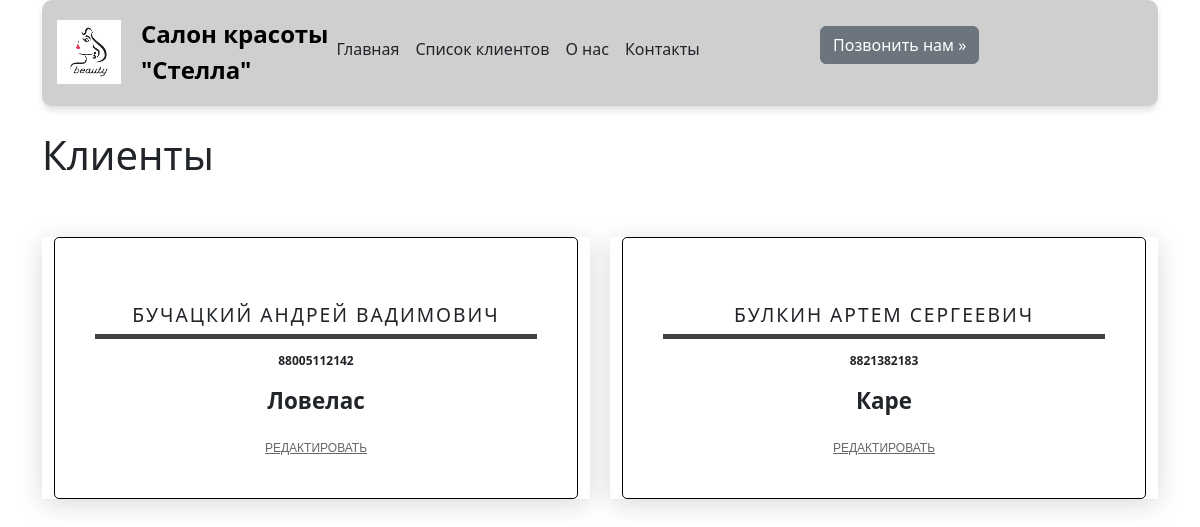
/kbase, run on an earlier commit of the app's database.
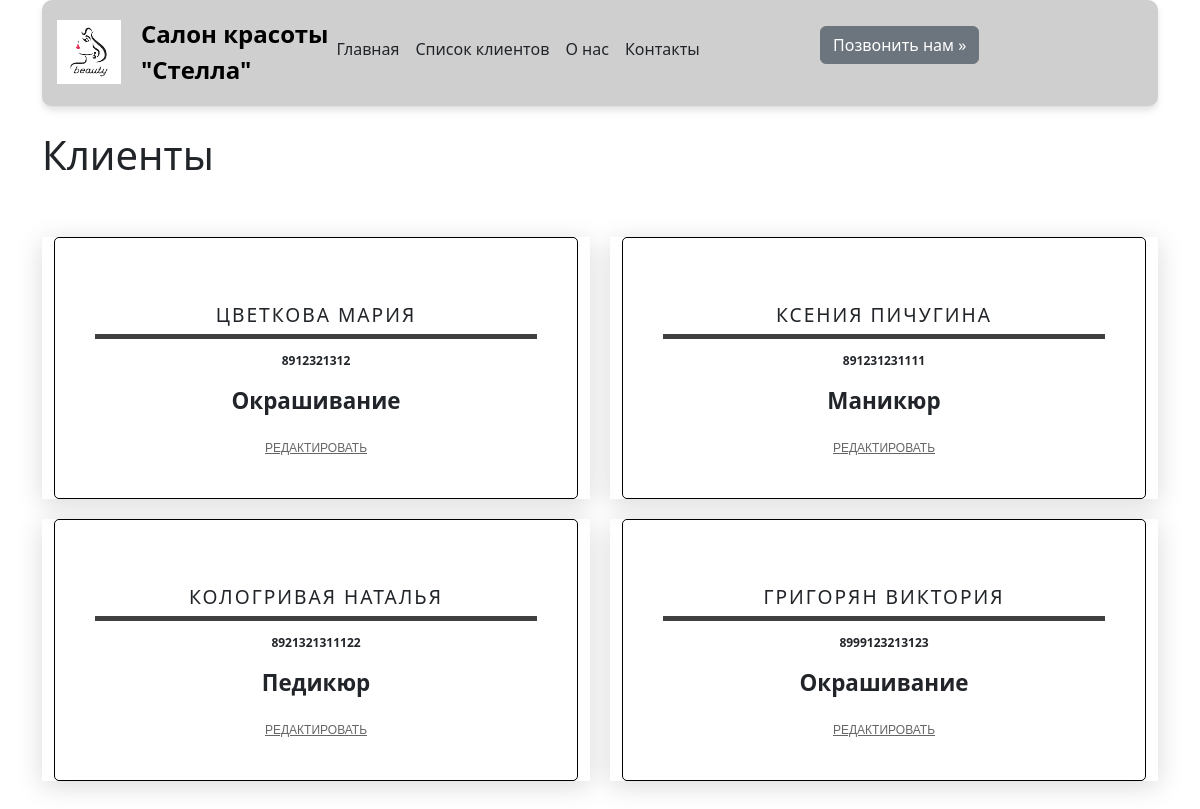
And on a later commit of the database.
### app.py (models this page shows)
class Client(db.Model):
    id = db.Column(db.Integer, primary_key=True)
    title = db.Column(db.String(300), nullable=False)
    text = db.Column(db.Text, nullable=False)
    auto = db.Column(db.Text, nullable=False)
    date_created = db.Column(db.DateTime, server_default=db.func.now())

### app.py (the view)
@app.route('/kbase')
def kbase():
    posts = Client.query.all()
    return render_template('kbase.html', posts=posts)

### templates/kbase.html (shortened to what this page needs)
{% extends 'base.html' %}
{% block body %}
<h1>Клиенты</h1>
<div class="cli">
  <div class="container">
    <div class="row">
      {% for post in posts %}
        <div class="col-md-6 item">
          <div class="item-in text-center">
            <h4>{{ post.title }}</h4>
            <div class="nomer"></div>
            <h3><p class="font-bold">{{ post.text }}</p></h3>
            <div class="sig-name">
              <p class="font-bold">{{ post.auto }}</p>
            </div>
            <a href="{{ url_for('edit', client_id=post.id) }}">Редактировать</a>
          </div>
        </div>
      {% endfor %}
    </div>
  </div>
</div>
{% endblock %}

### templates/base.html (shortened to what this page needs)
<!DOCTYPE html>
<html lang="ru">
<head>
    <link href="https://cdn.jsdelivr.net/npm/bootstrap@5.3.3/dist/css/bootstrap.min.css" rel="stylesheet">
    <link href="https://maxcdn.bootstrapcdn.com/bootstrap/5.3.0/css/bootstrap.min.css" rel="stylesheet">
    <link rel="stylesheet" href="{{ url_for('static', filename='css/main.css') }}">
</head>
<body>
<div class="wrapper"> <div class="content">
    <div class="container">
        <header class="d-flex flex-wrap align-items-center justify-content-start py-3 mb-4 border-bottom">
            <div class="col-md-3 mb-2 mb-md-0">
                <a href="/" class="d-inline-flex link-body-emphasis text-decoration-none">
                    <div style="display: flex; align-items: center;">
                        <img class="header__img" src="{{ url_for('static', filename='img/images.png') }}" alt="images" style="margin-right: 20px;">
                        <span style="font-weight: bold; font-size: 24px;">Салон красоты "Стелла"</span>
                    </div>
                </a>
            </div>
            <ul class="nav col-12 col-md-auto mb-2 justify-content-start">
                <li><a href="{{ url_for('index') }}" class="nav-link px-2 link-dark">Главная</a></li>
                <li><a href="{{ url_for('kbase') }}" class="nav-link px-2 link-dark">Список клиентов</a></li>
                <li><a href="{{ url_for('about') }}" class="nav-link px-2 link-dark">О нас</a></li>
                <li><a href="{{ url_for('kontact') }}" class="nav-link px-2 link-dark">Контакты</a></li>
            </ul>
            <div class="col-md-3 text-end">
            <p><a class="btn btn-secondary" href="kontact">Позвонить нам »</a></p>
            </div>
        </header>
{% block body %}{% endblock %}
</div>
</body>
</html>

### static/css/main.css (style rules this page uses)
body { background-color: #ffffff; }
header { position: sticky; top: 0; z-index: 1000; background-color: #cfcfcf; border-radius: 10px; box-shadow: 0 4px 6px rgba(0, 0, 0, 0.1); padding: 15px }
.header__img { height: 64px; width: 64px; }
.row { padding: 50px 0; }
.item { position: relative; margin-bottom: 30px; min-height: 1px; float: left; -webkit-box-shadow: 0 5px 25px rgba(0, 0, 0, 0.15); box-shadow: 0 5px 25px rgba(0, 0, 0, 0.15); backface-visibility: hidden; -webkit-tap-highlight-color: transparent; -webkit-touch-callout: none; -webkit-user-select: none; -moz-user-select: none; -ms-user-select: none; user-select: none; }
.item .item-in { background: #fff; padding: 40px; position: relative; }
.item .item-in::before { content: ""; position: absolute; bottom: 0px; height: 2px; width: 0%; background: #333333; right: 0px; -webkit-transition: width 0.4s; transition: width 0.4s; }
.item h4 { font-size: 18px; margin-top: 25px; letter-spacing: 2px; text-transform: uppercase; }
.item p { font-size: 12px; }
.item a { font-family: 'Montserrat', sans-serif; font-size: 12px; text-transform: uppercase; color: #666666; margin-top: 10px; }
html, body { height: 100%; }
body { display: flex; flex-direction: column; }
body { margin: 0; padding: 0; background: url('https://i.pinimg.com/736x/32/2f/d9/322fd9fcc195ca82229423379b50a21a.jpg') no-repeat center center fixed; background-size: cover; }
.item-in { padding: 20px; border: 1px solid #000000; border-radius: 5px; }
.item-in .font-bold { font-weight: bold; }
.item-in h4 { font-size: 1.2em; }
.item-in h3 { font-size: 1.1em; }
.text-center { text-align: center; }
.nomer { height: 5px; background-color: #404040; margin-bottom: 15px; }
.sig-name p { font-size: 1.4em; }
.cli .row { display: flex; flex-wrap: wrap; justify-content: space-between; }
.cli .item { width: calc(50% - 10px); margin-bottom: 20px; box-sizing: border-box; }

What changed in the data, as far as the page shows it:
added Client: title "ЦВЕТКОВА МАРИЯ", text "8912321312", auto "Окрашивание"
changed Client: title "БУЧАЦКИЙ АНДРЕЙ ВАДИМОВИЧ" → "КСЕНИЯ ПИЧУГИНА"; text "88005112142" → "891231231111"; auto "Ловелас" → "Маникюр"
changed Client: title "БУЛКИН АРТЕМ СЕРГЕЕВИЧ" → "КОЛОГРИВАЯ НАТАЛЬЯ"; text "8821382183" → "8921321311122"; auto "Каре" → "Педикюр"
added Client: title "ГРИГОРЯН ВИКТОРИЯ", text "8999123213123", auto "Окрашивание"
